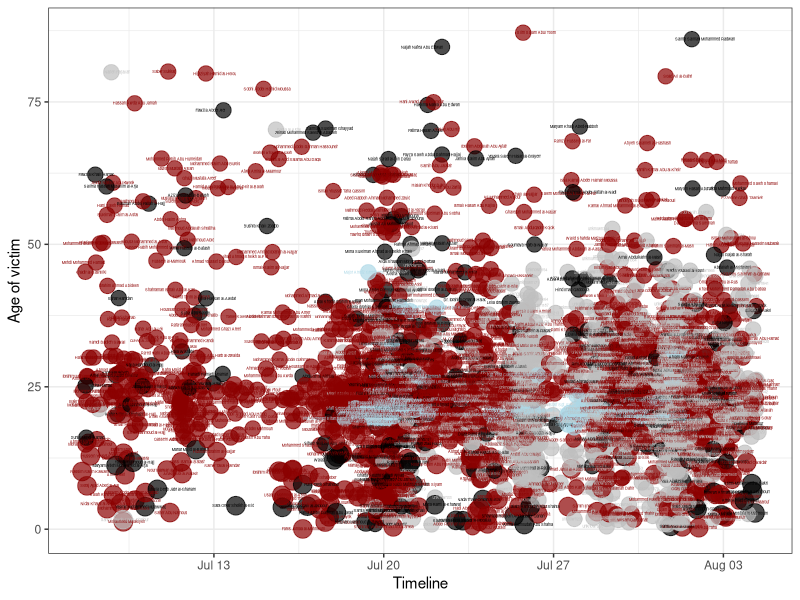
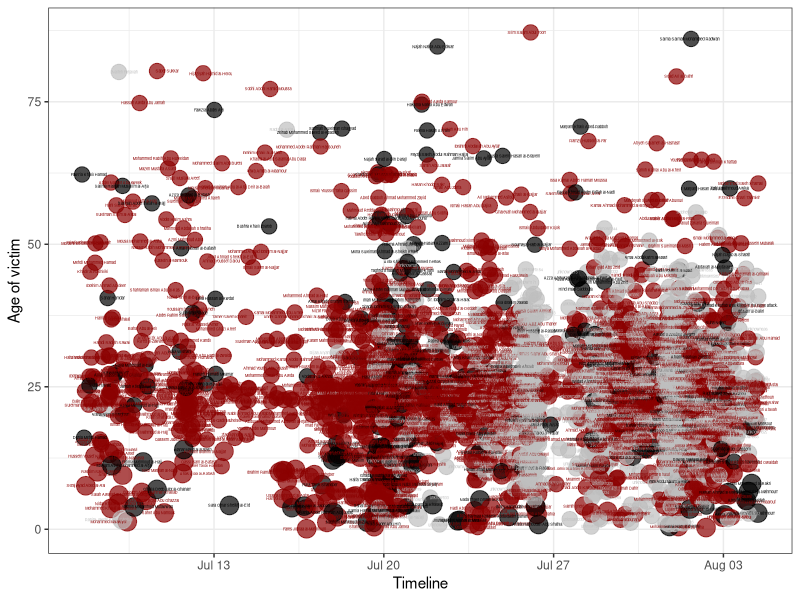
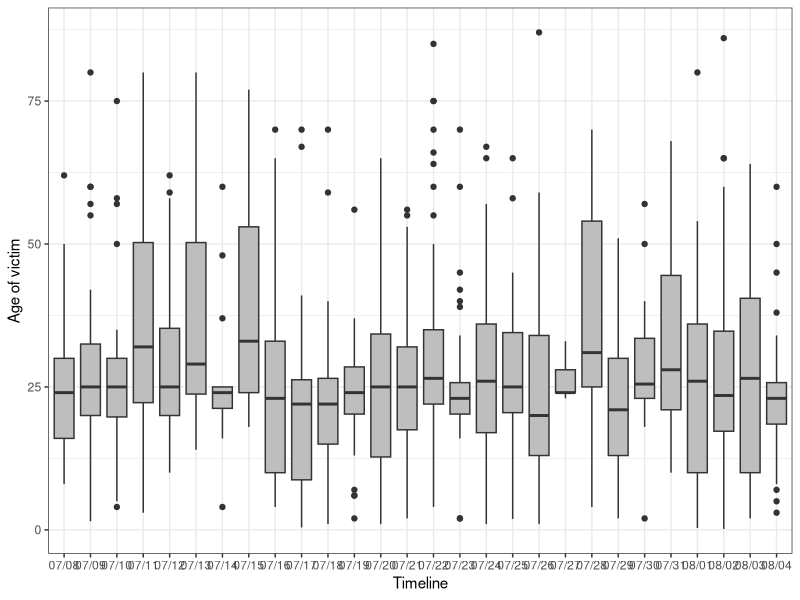
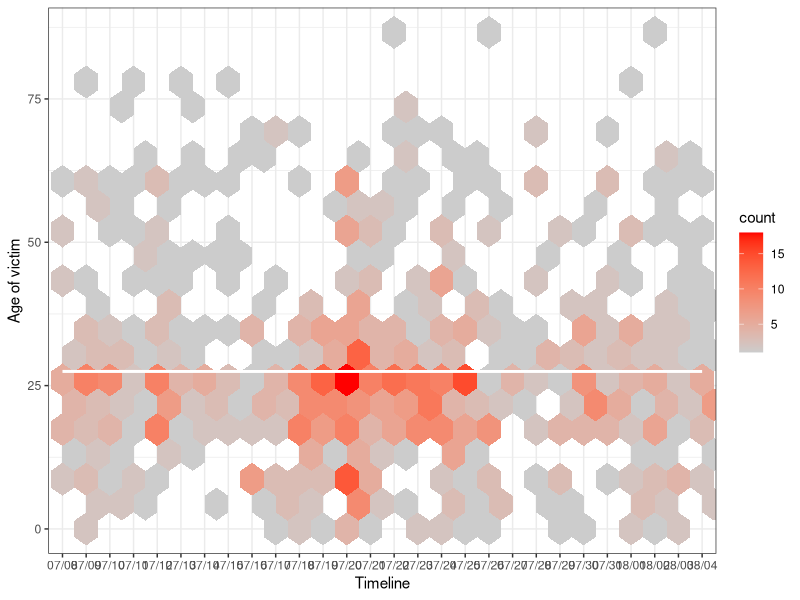
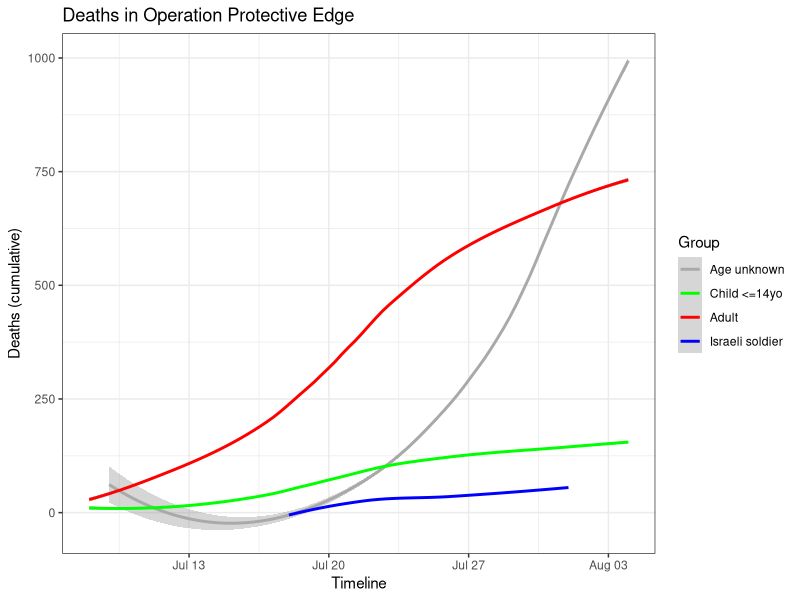

These figures' R source, in order:
ds <- read.csv("combined_akhbar_toisrael.txt", sep="\t")

library(lubridate)
class(ds$date<-as.Date(ds$date, format="%b %d"))

##############simulating day, name, age, for programs where jitter is not available
ds$sim_day<-ds$ordinal_day+8+rnorm(length(ds$ordinal_day), 0, 0.33)

median_name<-median(log(ds$name_summary[ds$name_unknown==0]), na.rm=TRUE)
sd_name<-quantile(log(ds$name_summary[ds$name_unknown==0]), 0.75, na.rm=TRUE)-quantile(log(ds$name_summary[ds$name_unknown==0]), 0.25, na.rm=TRUE)
vec<-(rnorm(length(ds$name_summary), mean=median_name, sd=0.75*sd_name))
ds$sim_name<-ifelse(ds$name_unknown==1, vec, log(ds$name_summary))+rnorm(length(ds$age), 0, 0.33)

median_age=median(ds$age, na.rm=TRUE)
sd_age=median(ds$age, na.rm=TRUE)-quantile(ds$age, 0.25, na.rm=TRUE)
vec<-round(abs(rnorm(length(ds$age), mean=median_age, sd=2*sd_age)))
ds$sim_age<-abs(ifelse(is.na(ds$age), vec, ds$age)+rnorm(length(ds$age), 0, 0.33))


##############create combined factor variables for plotting, for the colour and size
ds$plot_colour<-ifelse(ds$name_unknown|is.na(ds$sex), "Name unknown", NA)
sexmap<-c("Female","Male")
ds$sex<-sexmap[as.factor(ds$sex)]
ds$plot_colour<-ifelse(is.na(ds$plot_colour), ds$sex, ds$plot_colour)
ds$plot_colour<-ifelse(ds$ethnic_group=="Israeli", "Israeli soldier", ds$plot_colour)
ds$plot_colour<-as.factor(ds$plot_colour)
ds$plot_colour<-factor(ds$plot_colour, levels=c("Name unknown", "Female", "Male", "Israeli soldier"))

agemap<-c("Age unknown", "Child <=14yo", "Adult", "Adult", "Adult")
ds$age_summary2<-factor(as.factor(agemap[as.factor(ds$age_group)]), levels=c("Age unknown", "Child <=14yo", "Adult"))



##############finally, the plot
library(ggplot2)
palette<-c("grey", "black", "dark red", "light blue")

sizemap<-c(2, 3, 2)
ds$size<-sizemap[ds$age_summary2]

#ggplot(ds,aes(x=date, y=sim_age, color=plot_colour, size=size, label=full_name))+geom_text(position=position_jitter(w=0.45, h=0.05), size=2.5)+scale_size_area()+theme_bw()+theme(axis.title.y=element_blank(), legend.position="none")+xlab("Timeline")+scale_colour_manual(values=palette, name="age group")
#ggplot(ds,aes(x=date, y=sim_name, color=plot_colour, size=size, label=full_name))+geom_point(position=position_jitter(w=0.45, h=0.05), alpha=7/10)+scale_size_area()+theme_bw()+theme(axis.title.y=element_blank(), axis.text.y=element_blank(), legend.position="none")+xlab("Timeline")+scale_colour_manual(values=palette, name="age group")
ggplot(ds,aes(x=date, y=sim_age, color=plot_colour, size=size, label=full_name))+geom_point(position=position_jitter(w=0.45, h=0.05), alpha=7/10)+geom_text(position=position_jitter(w=0.45, h=0.05), size=1)+scale_size_area()+theme_bw()+theme(legend.position="none")+xlab("Timeline")+ylab("Age of victim")+scale_colour_manual(values=palette, name="Age group")

ggplot(ds[ds$ethnic_group!="Israeli",],aes(x=date, y=sim_age, color=plot_colour, size=size, label=full_name))+geom_point(position=position_jitter(w=0.45, h=0.05), alpha=7/10)+geom_text(position=position_jitter(w=0.45, h=0.05), size=1)+scale_size_area()+theme_bw()+theme(legend.position="none")+xlab("Timeline")+ylab("Age of victim")+scale_colour_manual(values=palette, name="Age group")





##############some other plots
library(ggplot2)
ds$date2<-as.factor(format(ds$date, "%m/%d"))
p1<-ggplot(ds[ds$ethnic_group!="Israeli",],aes(x=date2, y=age))
p1<-p1+geom_boxplot(notch=FALSE, fill="grey")
p1<-p1 + theme(legend.position="none")+theme_bw()+xlab("Timeline")+ylab("Age of victim")
p1


library(hexbin)
p2<-ggplot(ds[ds$ethnic_group!="Israeli",],aes(x=date2, y=age, group=1))
p2<-p2+geom_hex(binwidth=c(1, 5))
p2<-p2+geom_smooth(color="white", se=F)
p2<-p2+theme_bw()+scale_fill_continuous(low = "#CCCCCC", high = "#FF0000")
p2<-p2+xlab("Timeline")+ylab("Age of victim")
p2


#####one more combined factor
library(plyr)
library(dplyr)
agemap<-c("Age unknown", "Child <=14yo", "Adult")
ds$plot_colour2<-ifelse(ds$ethnic_group=="Israeli", "Israeli soldier", agemap[as.factor(ds$age_summary2)])
ds$plot_colour2<-factor(as.factor(ds$plot_colour2), levels=c("Age unknown", "Child <=14yo", "Adult", "Israeli soldier"))

dss<-ds%>%filter(plot_colour2 %in% levels(ds$plot_colour2)) %>%
  group_by(plot_colour2) %>%
  mutate(cumDeaths=order_by(date, cumsum(!is.na(full_name))))


palette=c("dark grey", "green", "red", "blue")
p3 <- ggplot(dss, aes(x=date, y=cumDeaths, colour=plot_colour2))
p3 <- p3 + geom_smooth()
p3 <- p3 + xlab("Timeline")+ylab("Deaths (cumulative)")+ scale_y_continuous()+ ggtitle("Deaths in Operation Protective Edge")
p3 <- p3 + scale_colour_manual(values=palette, name="Group")
p3 <- p3 + theme_bw()+theme(legend.key = element_rect(fill = "white"))
p3



